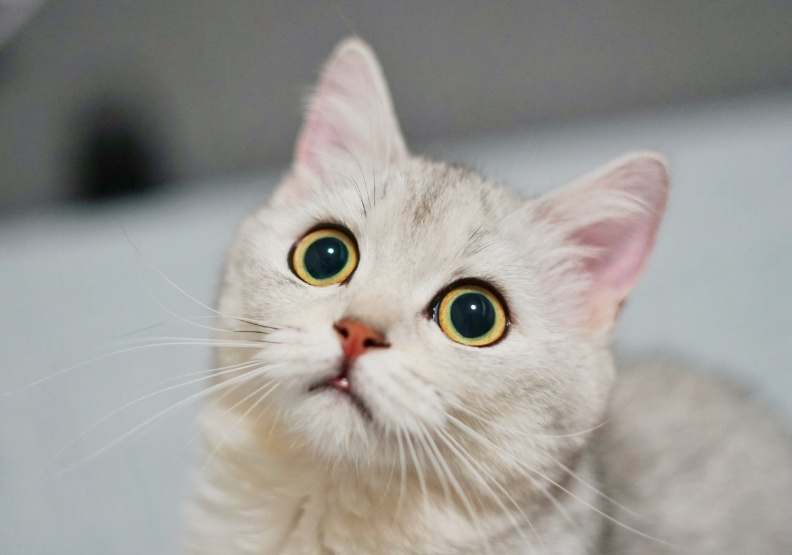
#> input picture AI model/figure/125075.jpg, 792 x 555 px
$ jupyter execute Sobel.ipynb   (older library calls are emulated)
#> lines starting #> are read from the running program, lines starting #| are printed output that depends on the picture
[cell 1]
import cv2
from matplotlib import pyplot as plt

def main():
    # 讀取影像
    gray_img = cv2.imread("./figure/125075.jpg", 0)
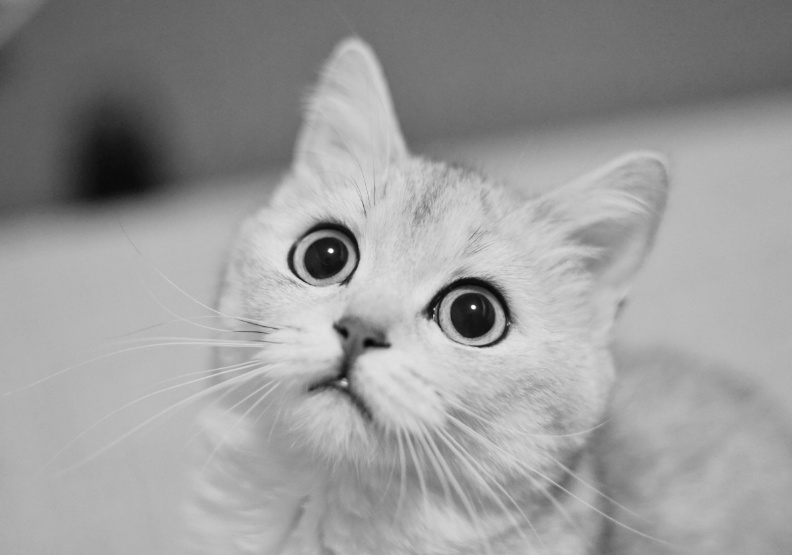
#> gray_img: shape (555, 792); min 4, max 255, mean 154.6

    kernel_size =5
    x = cv2.Sobel(gray_img, cv2.CV_16S, 1, 0, ksize=kernel_size)
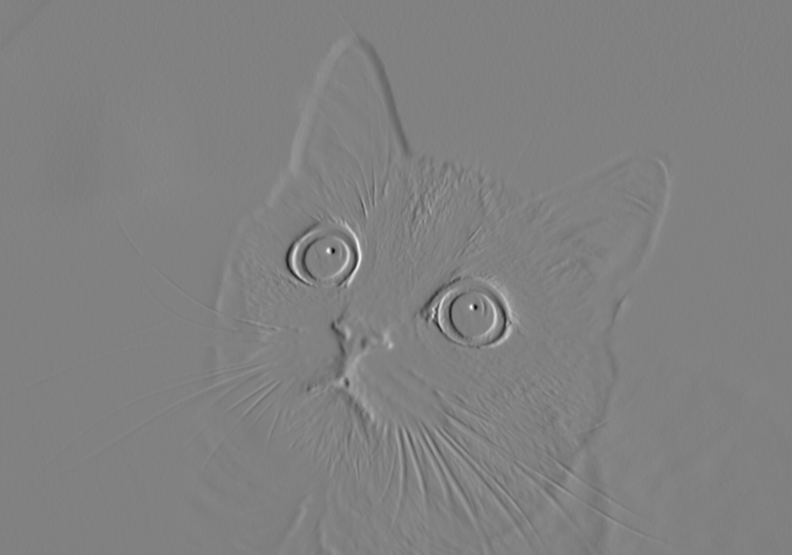
#> x: shape (555, 792) int16; min -8559, max 8338, mean 2.9; drawn with min black and max white
    y = cv2.Sobel(gray_img, cv2.CV_16S, 0, 1, ksize=kernel_size)
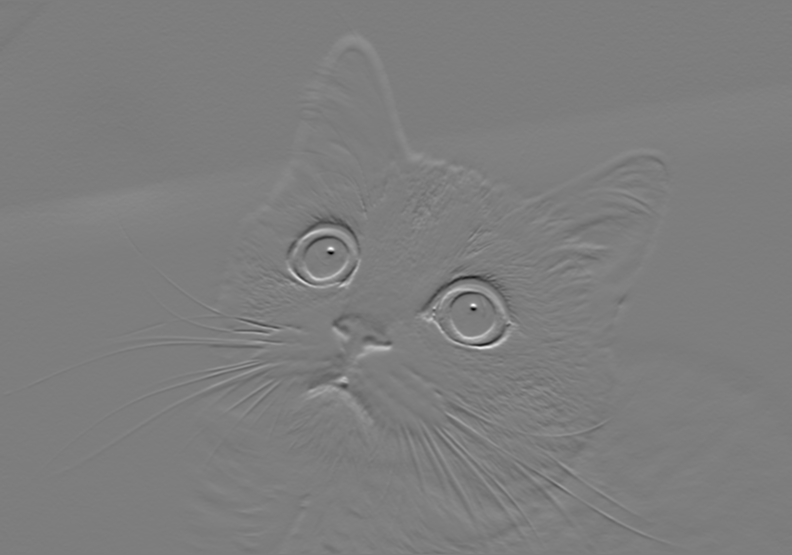
#> y: shape (555, 792) int16; min -8813, max 9037, mean 14.4; drawn with min black and max white

    # 轉換為影像原本儲存的格式 uint8
    absX = cv2.convertScaleAbs(x)
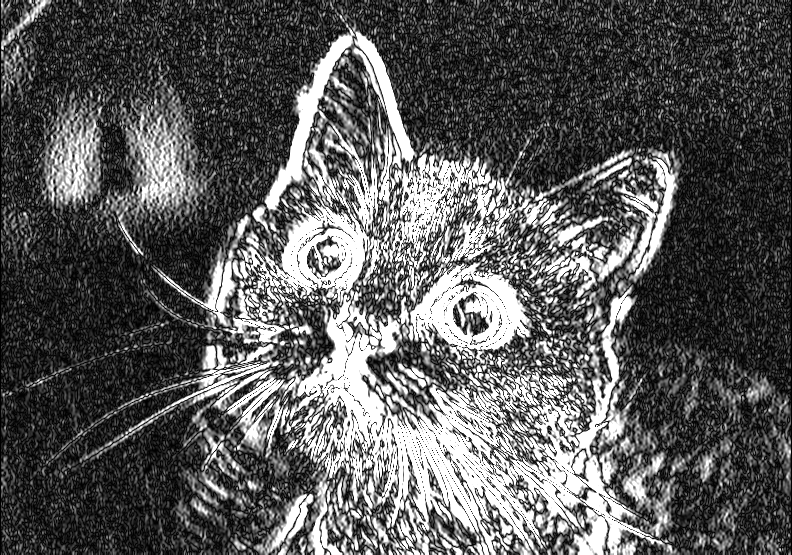
#> absX: shape (555, 792); min 0, max 255, mean 90.6
    absY = cv2.convertScaleAbs(y)
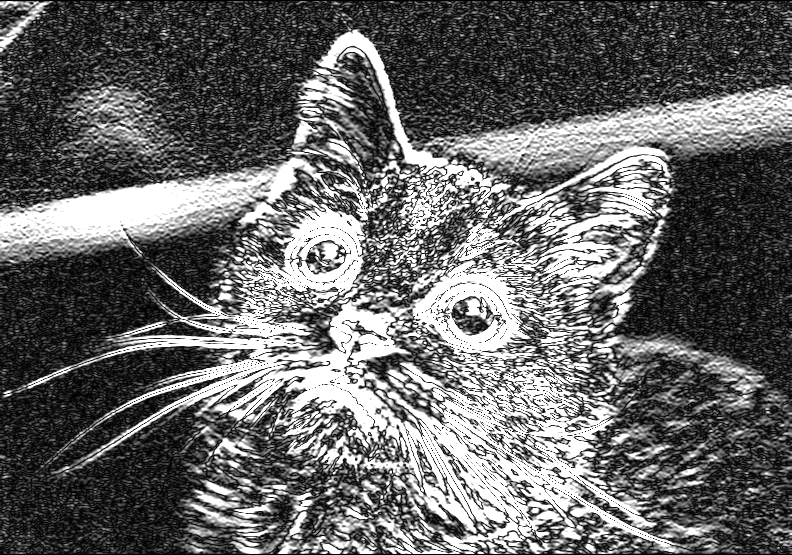
#> absY: shape (555, 792); min 0, max 255, mean 102.9

    # 將兩個軸向的測邊結果相加，形成完整輪廓
    dst = cv2.addWeighted(absX, 0.5, absX,0.5,0)


    cv2.imwrite('figure/SobelOperator.jpg',dst)
    cv2.waitKey(0)
    cv2.destroyAllWindows()


if __name__ == "__main__":
    main()

[cell 2]
import cv2
img = cv2.imread('./figure/125075.jpg')
#> img is the input picture: shape (555, 792, 3); mean B, G, R 150.2, 154.5, 156.5

result=cv2.blur(img,(10,10))
cv2.imwrite('figure/Averaging.jpg',result)

cv2.waitKey(0)
cv2.destroyAllWindows()

[cell 3]
import cv2
img = cv2.imread('./figure/125075.jpg')

result=cv2.medianBlur(img,9)

cv2.imwrite('figure/medianBlur.jpg',result)

cv2.waitKey(0)
cv2.destroyAllWindows()
